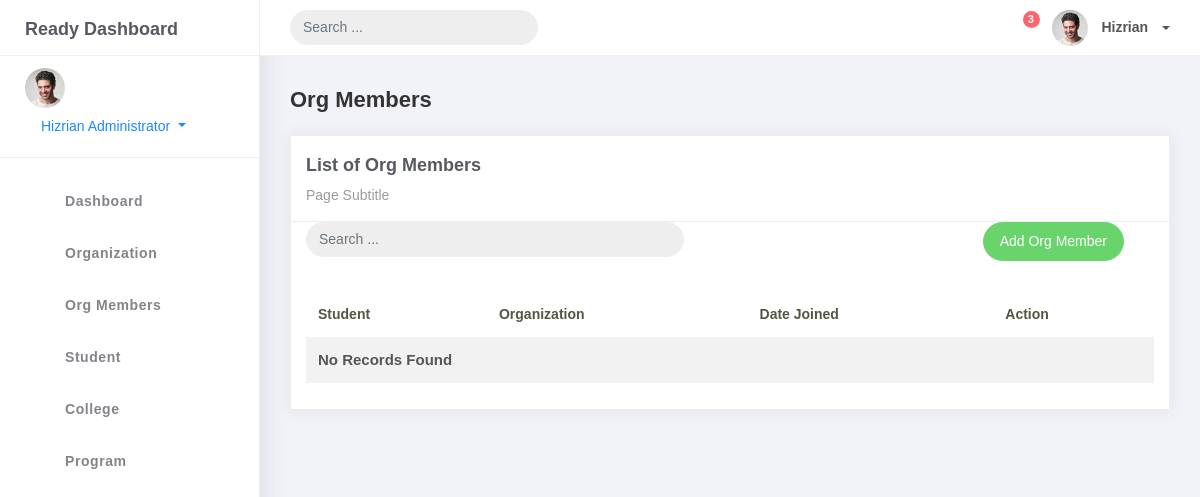
Before: /orgmember_list with the older database file.
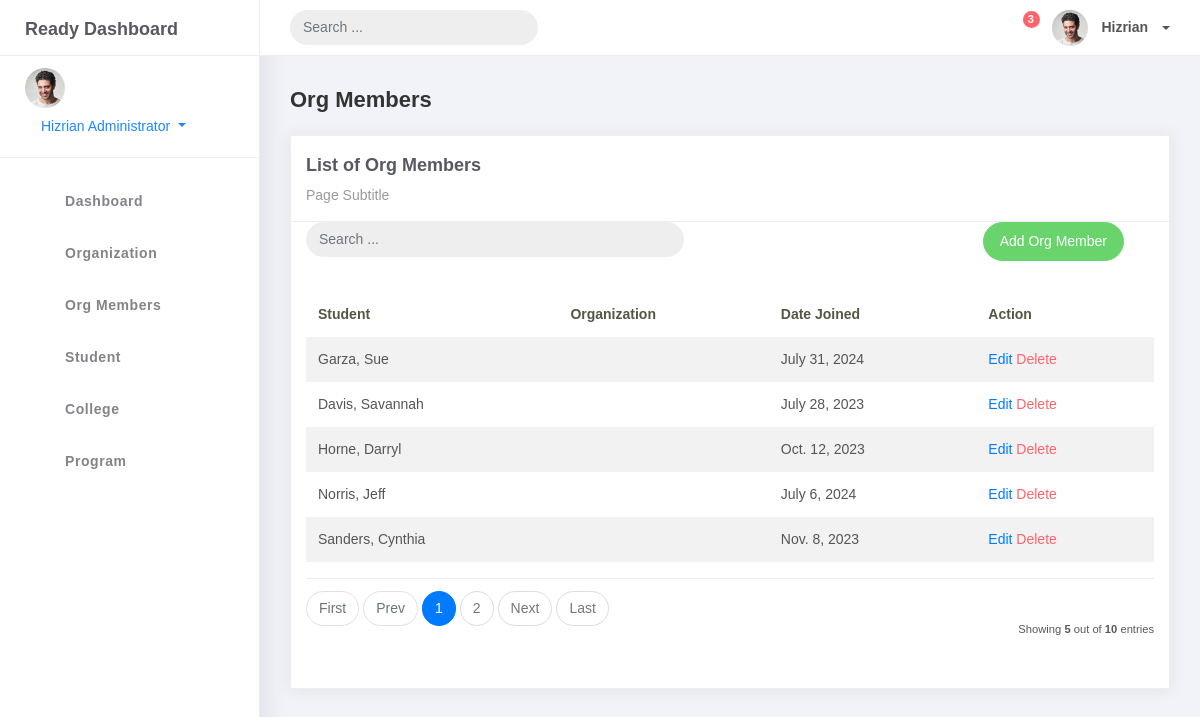
After: the same page with the newer database file.
### studentorgs/models.py (models this page shows)
class BaseModel(models.Model):
    created_at = models.DateTimeField(auto_now_add=True, db_index=True)
    updated_at = models.DateTimeField(auto_now=True)
    class Meta:
        abstract = True

class OrgMember(BaseModel):
    student = models.ForeignKey(Student, on_delete=models.CASCADE)
    organization = models.ForeignKey(Organization, on_delete=models.CASCADE)  # Changed from Organization to organization
    date_joined = models.DateField()

class Student(BaseModel):
    student_id = models.CharField(max_length=15)
    lastname = models.CharField(max_length=25)
    firstname = models.CharField(max_length=25)
    middlename = models.CharField(max_length=25, blank=True, null=True)
    program = models.ForeignKey(Program, on_delete=models.CASCADE)
    def __str__(self):
        return f"{self.lastname}, {self.firstname}"

### studentorgs/views.py (the view)
# urls.py: path('orgmember_list', OrgMemberList.as_view(), name='orgmember-list'),
class OrgMemberList(ListView):
    model = OrgMember
    context_object_name = 'orgmember'
    template_name = 'orgmember_list.html'
    paginate_by = 5

### templates/orgmember_list.html
{% extends 'base.html' %}
{% load static %}
{% block content %}
<div class="content">
    <div class="container-fluid">
        <h4 class="page-title">Org Members</h4>
        <div class="row">
            <div class="col-md-12">
                <div class="card">
                    <div class="card-header">
                        <div class="card-title">List of Org Members</div>
                        <div class="card-category">Page Subtitle</div>
                    </div>
                    <div class="col-md-12 row">
                        <div class="col-md-6">
                            <form class="navbar-left navbar-form nav-search mr-md-3" action="">
                                <div class="input-group">
                                    <input type="text" placeholder="Search ..." class="form-control" />
                                    <div class="input-group-append">
                                        <span class="input-group-text">
                                            <i class="la la-search search-icon"></i>
                                        </span>
                                    </div>
                                </div>
                            </form>
                        </div>
                        <div class="col-md-6">
                            <div class="pull-right">
                                <a href="{% url 'orgmember-add' %}" class="btn btn-success btn-rounded">Add Org Member</a>
                            </div>
                        </div>
                    </div>
                    <div class="card-body">
                        <table class="table table-striped mt-3">
                            <thead>
                                <tr>
                                    <th scope="col">Student</th>
                                    <th scope="col">Organization</th>
                                    <th scope="col">Date Joined</th>
                                    <th scope="col">Action</th>
                                </tr>
                            </thead>
                            <tbody>
                                {% for object in object_list %}
                                <tr>
                                    <td>{{ object.student }}</td>
                                    <td>{{ object.organizations }}</td>
                                    <td>{{ object.date_joined }}</td>
                                    <td>
                                        <a href="orgmember_list/{{ object.id }}">Edit</a>
                                        <a href="orgmember_list/{{ object.id }}/delete" class="text-danger">Delete</a>
                                    </td>
                                </tr>
                                {% empty %}
                                <tr>
                                    <td colspan="4" style="text-align: center;">
                                        <p class="text-sm font-weight-bold mb-0">No Records Found</p>
                                    </td>
                                </tr>
                                {% endfor %}
                            </tbody>
                        </table>
                        {% include 'includes/pagination.html' %}
                    </div>
                </div>
            </div>
        </div>
    </div>
</div>
{% endblock %}

Changed rows visible on the page:
added OrgMember: student "Garza, Sue", date_joined "July 31, 2024"
added OrgMember: student "Davis, Savannah", date_joined "July 28, 2023"
added OrgMember: student "Horne, Darryl", date_joined "Oct. 12, 2023"
added OrgMember: student "Norris, Jeff", date_joined "July 6, 2024"
added OrgMember: student "Sanders, Cynthia", date_joined "Nov. 8, 2023"
Other visible differences:
{{ object_list.count }}: (not shown) → "5"
{{ paginator.count }}: (not shown) → "10"
text no longer shown: "No Records Found"
text now shown: "First Prev Next Last Showing out of entries"
new list line: "1"
new list line: "2"
